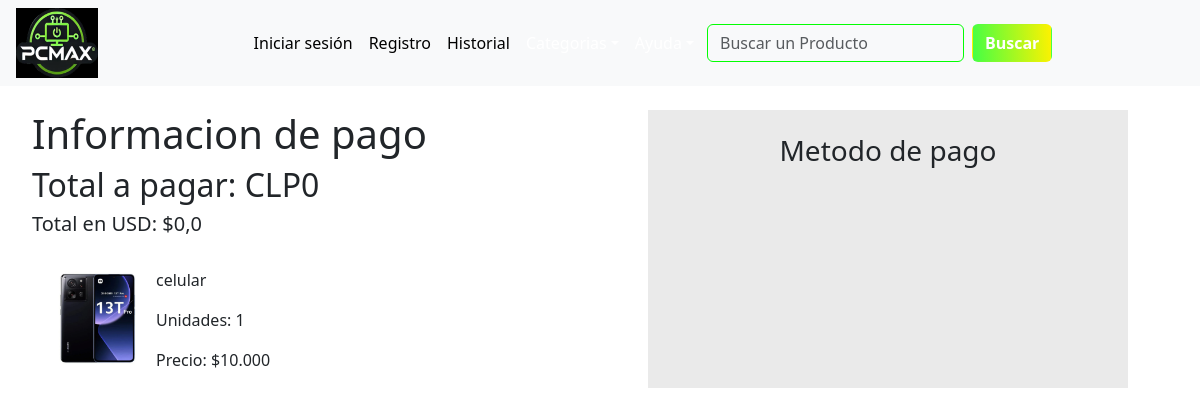
/compra_producto/ (signed in), run on the app's committed database.
### store/models.py (models this page shows, shortened)
class CarritoProducto(models.Model):
    carrito = models.ForeignKey(Carrito, on_delete=models.CASCADE)
    producto = models.ForeignKey(Producto, on_delete=models.CASCADE)
    cantidad = models.PositiveIntegerField(default=1)

class Producto(models.Model):
    nombre_producto = models.CharField(max_length = 50)
    descripcion_producto = models.TextField()
    precio_producto = models.IntegerField()
    cantidad_producto = models.IntegerField(default=0)
    creacion_producto = models.DateTimeField(auto_now_add=True)
    imagen_producto = models.ImageField(upload_to='producto/', null=True, blank=True)
    id_categoria = models.ForeignKey(Categorias,on_delete=models.CASCADE, default=0)#Sin categoria
    id_almacen = models.ForeignKey(Almacenes, on_delete=models.CASCADE, default=1)

### store/views.py (the view)
# urls.py: path('compra_producto/', views.compra_producto, name='compra_producto'),
@login_required
def compra_producto(request):
    carrito = get_object_or_404(Carrito, usuario=request.user)
    elementos = ElementoCarrito.objects.filter(carrito=carrito)
    descuento_aplicado = request.session.get('descuento_aplicado', 0)
    total_carrito_con_descuento = request.session.get('total_carrito_con_descuento', 0)
    global valorFinalCarro
    valorFinalCarro = round(total_carrito_con_descuento / 940, 2)
    return render(request, 'compra_producto.html', {
        'valorFinalCarro': valorFinalCarro,
        'elementos': elementos,
        'total_carrito': total_carrito_con_descuento,
        'descuento_aplicado': descuento_aplicado
    })

### store/templatetags/custom_filters.py (called while the page is built)
@register.filter
def currency(value):
    return f'{value:,.0f}'.replace(',', '.')

### store/templates/compra_producto.html (shortened to what this page needs)
{% load bootstrap5 %}
{% load static %}
{% load custom_filters %}
<!DOCTYPE html>
<html lang="en">
<head>
    {% bootstrap_css %}
    <link rel="stylesheet" href="https://cdnjs.cloudflare.com/ajax/libs/font-awesome/6.0.0-beta3/css/all.min.css">
    <link rel="stylesheet" href="{% static 'css/compra_producto-2.css' %}">
</head>
<body>
  <nav class="navbar navbar-expand-lg bg-body-tertiary">
    <div>
      <a href="{% url 'home' %}">
          <img src="{% static './images/logo-empresa.jpg' %}" class="logo-PcMax ms-3" alt="Logo Empresa">
      </a>
    </div>
      <div class="container-fluid">
        <div class="collapse navbar-collapse" id="navbarTogglerDemo02">
          <ul class="navbar-nav me-auto mb-2 mb-lg-0">
            <li class="nav-item">
              <a class="nav-link active" href="{% url 'inicio_sesion' %}">Iniciar sesión</a>
            </li>
            <li class="nav-item">
              <a class="nav-link active" href="{% url 'registro_cliente' %}">Registro</a>
            </li>
            <li class="nav-item">
              <a class="nav-link active" aria-disabled="true">Historial</a>
            </li>
            <li class="nav-item dropdown">
              <a class="nav-link dropdown-toggle" data-bs-toggle="dropdown" href="#" role="button" aria-expanded="false">Categorias</a>
            </li>
             <li class="nav-item dropdown">
              <a class="nav-link dropdown-toggle" data-bs-toggle="dropdown" href="#" role="button" aria-expanded="false">Ayuda</a>
            </li>
            <form class="from-buscar d-flex" role="search">
              <input class="form-control me-2" type="search" placeholder="Buscar un Producto" aria-label="Search">
              <button class="btn btn-buscar" type="submit">Buscar</button>
            </form>
          </ul>
        </div>
      </div>
  </nav>
<br>
<div class="d-flex mx-4">
  <div class="div-informacion-pago-total  col-6 ">
    <h1 class="ms-2"> Informacion de pago</h1>
    <h2 class="ms-2">Total a pagar: <span>CLP{{ total_carrito|currency }}</span></h2>
    <h5 class="ms-2">Total en USD: <span>${{ valorFinalCarro}}</span></h5>
  <br>
  <div class="">
    {% for elemento in elementos %}
    <div class="lista-productos d-flex">
        <img src="{{ elemento.producto.imagen_producto.url }}" class="card-img-top ms-4 productoIMG" alt="{{ elemento.producto.nombre_producto }}">
        <div class="ms-2">
          <p class="col-12">{{ elemento.producto.nombre_producto }}</p>
          <p class="col-12">Unidades: {{ elemento.cantidad }}</p>
          <p class="col-12">Precio: ${{ elemento.producto.precio_producto|currency }}</p>
        </div>
    </div>
    {% endfor %}
  </div>
  </div>
  <div class="div-api-padre-paypal  p-2 col-5 mx-auto ">
    <div class="div-img col-12 ">
      <h3 class="text-center mt-3">Metodo de pago</h3>
    </div>
  </div>
</div>
<br>
</body>
</html>

### store/static/css/compra_producto-2.css (style rules this page uses)
:root { --color-blanco: #ffffff; --color-1-empresa: #02ff02; --color-2-empresa: #000000; }
.navbar { background-color: var(--color-2-empresa); width: 100%; }
.navbar-nav { display: flex; width: 100%; justify-content: center; align-items: center; }
.nav-link { padding: 10px; color: var(--color-blanco); }
.logo-PcMax { position: relative; width: 82px; height: 70px; }
.form-control { margin-left: auto; background-color: #15c01500; border-color: var(--color-1-empresa); animation: box-producto 5s ease forwards; animation-iteration-count: infinite; margin-left: 5px; }
.btn-buscar { background: linear-gradient(85deg, #44ff44, #fff200); font-weight: 550; color: var(--color-blanco); }
.productoIMG { width: 100px; height: 100px; }
.div-api-padre-paypal { background-color: #eaeaea; }

### data on the page
CarritoProducto: producto.imagen_producto (picture), producto.nombre_producto "celular", cantidad "1", producto.precio_producto "10.000"

### other printed values
{{ total_carrito|currency }} "0"
{{ valorFinalCarro }} "0,0"
